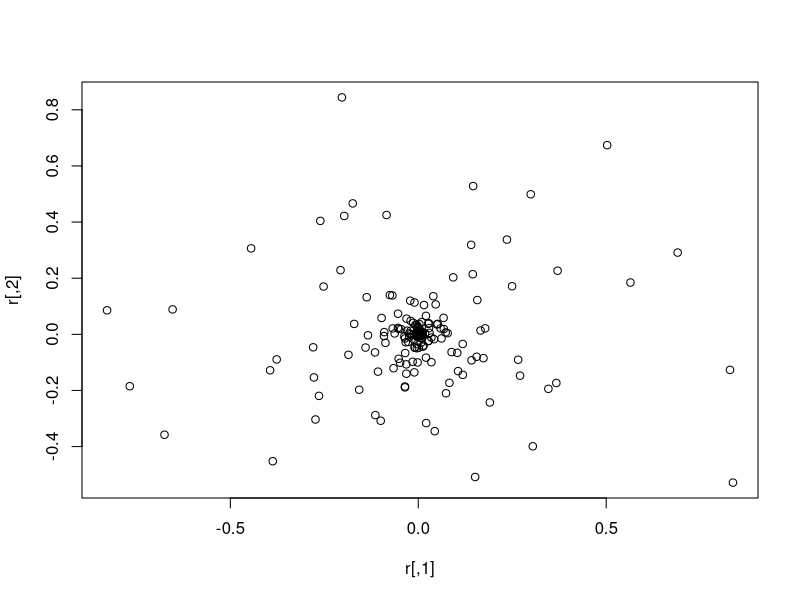

This chart was generated by the following R code: (Note: this script raises an error after producing the figure.)
## Test of kernel density clustering

## Formula to comput the distance between two points on the sphere
## with coordinates (phi1, lambda1), (phi2, lambda2)
central.angle <- function(phi1, lambda1, phi2, lambda2) {
  return(acos(sin(phi1)*sin(phi2) + cos(phi1)*cos(phi2)*cos(lambda1-lambda2)))
}

## Metric function - compute the distance from one point (r) to a
## group of points in the rows of the matrix s
metric <- function(r, s) {
  return(central.angle(r[1], r[2], s[,1], s[,2]))
}

## Generate some test data

N <- 200                                # Number of points

lambda <- 2*pi*runif(N)                 # Latitudes
phi <- -pi/2 + 0.2*(rnorm(N))^2         # Longitudes

## Bind the lattitudes and longitudes together
mu <- cbind(phi, lambda)                

## Project the test data to a polar representation, and plot it
r <- cbind(cos(phi)*cos(lambda), cos(phi)*sin(lambda))
plot(r)

d <- matrix(NA, N, N)
## Compute distance matrix
for (i in 1:N) {
  for (j in 1:N) {
    d[i, j] <- ifelse(i !=j,
                      metric(mu[i], mu[j]),
                      0)

  }
}

kappa <- function(x, mu, sigma) {
  return(1/sqrt(2*pi)/sigma*exp(-1/2*(metric(x, mu))^2/sigma^2))
}

K <- function(x, mu, sigma) {
  return(1/nrow(mu)*sum(kappa(x, mu, sigma)))
}

Ki <- function(mu, sigma, i) {
  return(K(mu[i,], mu[-i,], sigma))
}

logP <- function(mu, sigma) {
  return(sum(sapply(1:nrow(mu), function(i) {log(Ki(mu, sigma, i))})))
}


opt <- optimise(function(sigma) {logP(mu, sigma)}, interval=c(0.1, 5), maximum=TRUE)

sigma <- opt$maximum
